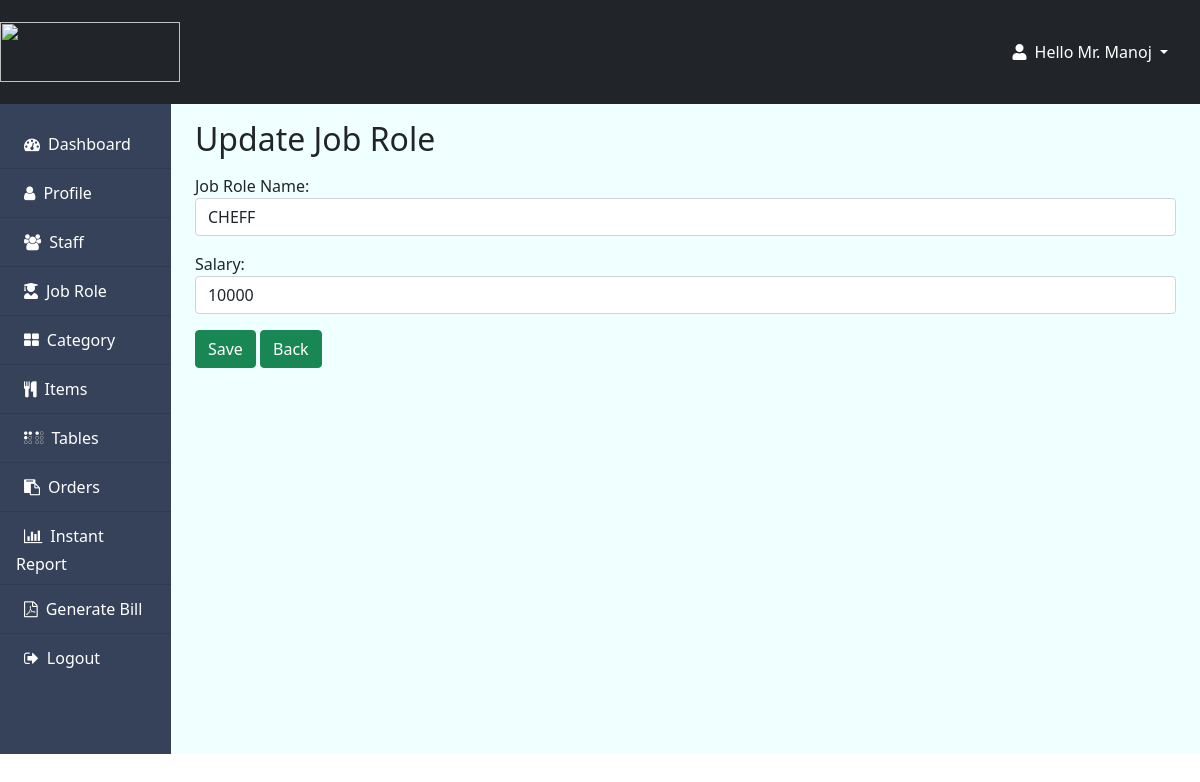
Screenshot of /updatejobrole.php?id=1 (signed in) with the database file from the repository.
### tables this page shows
CREATE TABLE IF NOT EXISTS `rms_admin` (
  `id` int(10) NOT NULL AUTO_INCREMENT,
  `name` varchar(30) NOT NULL,
  `email` varchar(30) NOT NULL,
  `mobile_no` int(13) NOT NULL,
  `gender` varchar(30) NOT NULL,
  `address` varchar(100) NOT NULL,
  `password` varchar(200) NOT NULL,
  PRIMARY KEY (`id`),
  UNIQUE KEY `email` (`email`)
);

CREATE TABLE IF NOT EXISTS `rms_jobrole` (
  `id` int(30) NOT NULL AUTO_INCREMENT,
  `name` varchar(30) NOT NULL,
  `salary` float NOT NULL,
  PRIMARY KEY (`id`),
  UNIQUE KEY `name` (`name`)
);

### updatejobrole.php (the view, shortened to what this page needs)
<?php
include_once 'rmsdbcon.php';
if (isset($_SESSION["admin"])) {
    $user = $_SESSION["admin"];
    $r = mysqli_query($con, "SELECT * FROM `rms_admin` WHERE `id`='$user'");
    $row = mysqli_fetch_array($r);
    $i = $row["name"];
}else{
    header("location:rmslogout.php");
}
$result = mysqli_query($con, "SELECT * FROM `rms_jobrole` WHERE id ='" . $_GET["id"] . "'");
$row = mysqli_fetch_array($result);
?>
<!DOCTYPE html>
<html>
<head>
    <link href="https://cdn.jsdelivr.net/npm/bootstrap@5.1.3/dist/css/bootstrap.min.css" rel="stylesheet">
    <link rel="stylesheet" href="https://cdnjs.cloudflare.com/ajax/libs/font-awesome/5.15.3/css/all.min.css" />
    <link rel="stylesheet" href="https://cdnjs.cloudflare.com/ajax/libs/font-awesome/4.7.0/css/font-awesome.min.css">
</head>
<body>
    <header>
        <nav class="navbar navbar-light bg-dark">
            <a class="navbar-brand" href="#">
                <img src="images/food-mania-logo.png" width="180" height="60" class="d-inline-block align-top" alt="">
            </a>
            <div id="page-content-wrapper">
                <nav class="navbar navbar-expand-lg navbar-light bg-transparent py-4 px-4">
                    <div class="collapse navbar-collapse" id="navbarSupportedContent">
                        <ul class="navbar-nav ms-auto mb-2 mb-lg-0">
                            <li class="nav-item dropdown">
                                <a class="nav-link dropdown-toggle second-text text-white" href="#" id="navbarDropdown" role="button" data-bs-toggle="dropdown" aria-expanded="false">
                                    <i class="fas fa-user me-2"></i><?php echo "Hello " . $i ?>
                                </a>
                            </li>
                        </ul>
                    </div>
                </nav>
            </div>
        </nav>
    </header>
       <div style="background-color: azure; height: 650px;" class="d-flex" id="wrapper">
        <div style="background-color: #354259; width: 200px;" class="" id="sidebar-wrapper">
            <div class="list-group list-group-flush my-3 ">
                <a href="index.php" class="list-group-item list-group-item-action bg-transparent text-white second-text ">
                    <i class="fa fa-tachometer p-2" aria-hidden="true"></i>Dashboard</a>
                <a href="admindetails.php" class="list-group-item list-group-item-action bg-transparent text-white second-text ">
                    <i class="fa fa-user p-2" aria-hidden="true"></i>Profile</a>
                <a href="displaystaff.php" class="list-group-item list-group-item-action bg-transparent text-white second-text">
                    <i class="fa fa-users p-2" aria-hidden="true"></i>Staff</a>
                    <a href="displayjobrole.php" class="list-group-item list-group-item-action bg-transparent text-white second-text ">
                    <i class="fas fa-user-graduate p-2" aria-hidden="true"></i>Job Role</a>
                <a href="displayitemcatagory.php" class="list-group-item list-group-item-action bg-transparent text-white second-text ">
                    <i class="fa fa-th-large p-2" aria-hidden="true"></i>Category</a>
                <a href="menu.php" class="list-group-item list-group-item-action bg-transparent text-white second-text ">
                    <i class="fa fa-cutlery p-2" aria-hidden="true"></i>Items</a>
                <a href="rmsmanagetable.php" class="list-group-item list-group-item-action bg-transparent text-white second-text">
                    <i class="fa fa-braille p-2" aria-hidden="true"></i>Tables</a>
                <a href="displaytodaysorder.php" class="list-group-item list-group-item-action bg-transparent text-white second-text ">
                    <i class="fa fa-clipboard p-2" aria-hidden="true"></i>Orders</a>
                    <a href="dailyreport.php" class="list-group-item list-group-item-action bg-transparent text-white second-text ">
                    <i class="fa fa-bar-chart p-2" aria-hidden="true"></i>Instant Report</a>
                <a href="billgenerate.php" class="list-group-item list-group-item-action bg-transparent text-white second-text ">
                    <i class="fa fa-file-pdf-o p-2" aria-hidden="true"></i>Generate Bill</a>
                <a href="rmslogout.php" class="list-group-item list-group-item-action bg-transparent text-white second-text ">
                <i class="fa fa-sign-out p-2" aria-hidden="true"></i>Logout</a>
            </div>
        </div>
        <div class="container-fluid">
            <div class="container mt-3">
                <h2>Update Job Role</h2>
                <form action="" method="POST">
                    <div class="mb-3 mt-3">
                        <label for="item">Job Role Name:</label>
                        <input type="text" class="form-control" id="item" value="<?php echo $row['name']; ?>" name="role" required>
                    </div>
                    <div class="mb-3 mt-3">
                        <label for="item">Salary:</label>
                        <input type="number" class="form-control" id="item" value="<?php echo $row['salary']; ?>" name="salary" required>
                    </div>
                    <input type="submit" name="submit" value="Save" class="btn btn-success"></input>
                    <a href="displayjobrole.php" class="btn btn-success" role="button">Back</a>
                </form>
            </div>
</body>
</html>

### rows the page displays
rms_admin: name "Mr. Manoj"
rms_jobrole: role "CHEFF", salary "10000"
